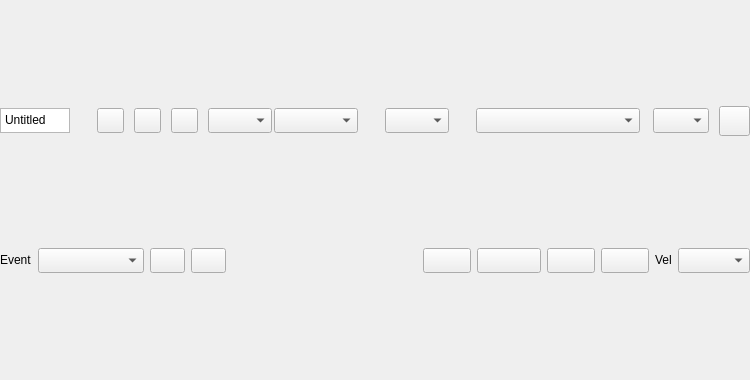
<?xml version="1.0" encoding="UTF-8"?>
<ui version="4.0">
 <class>qseqeditframe</class>
 <widget class="QFrame" name="qseqeditframe">
  <property name="geometry">
   <rect>
    <x>0</x>
    <y>0</y>
    <width>750</width>
    <height>380</height>
   </rect>
  </property>
  <property name="sizePolicy">
   <sizepolicy hsizetype="MinimumExpanding" vsizetype="MinimumExpanding">
    <horstretch>0</horstretch>
    <verstretch>0</verstretch>
   </sizepolicy>
  </property>
  <property name="minimumSize">
   <size>
    <width>750</width>
    <height>300</height>
   </size>
  </property>
  <property name="windowTitle">
   <string>Frame</string>
  </property>
  <property name="frameShape">
   <enum>QFrame::NoFrame</enum>
  </property>
  <property name="frameShadow">
   <enum>QFrame::Plain</enum>
  </property>
  <layout class="QVBoxLayout" name="verticalLayout">
   <property name="spacing">
    <number>6</number>
   </property>
   <property name="leftMargin">
    <number>0</number>
   </property>
   <property name="topMargin">
    <number>0</number>
   </property>
   <property name="rightMargin">
    <number>0</number>
   </property>
   <property name="bottomMargin">
    <number>0</number>
   </property>
   <item>
    <layout class="QHBoxLayout" name="horizontalLayout_12">
     <property name="spacing">
      <number>10</number>
     </property>
     <item>
      <widget class="QTextEdit" name="txtSeqName">
       <property name="sizePolicy">
        <sizepolicy hsizetype="MinimumExpanding" vsizetype="Fixed">
         <horstretch>1</horstretch>
         <verstretch>1</verstretch>
        </sizepolicy>
       </property>
       <property name="minimumSize">
        <size>
         <width>70</width>
         <height>25</height>
        </size>
       </property>
       <property name="maximumSize">
        <size>
         <width>127</width>
         <height>25</height>
        </size>
       </property>
       <property name="sizeIncrement">
        <size>
         <width>1</width>
         <height>0</height>
        </size>
       </property>
       <property name="baseSize">
        <size>
         <width>50</width>
         <height>0</height>
        </size>
       </property>
       <property name="font">
        <font>
         <pointsize>9</pointsize>
        </font>
       </property>
       <property name="focusPolicy">
        <enum>Qt::ClickFocus</enum>
       </property>
       <property name="verticalScrollBarPolicy">
        <enum>Qt::ScrollBarAlwaysOff</enum>
       </property>
       <property name="horizontalScrollBarPolicy">
        <enum>Qt::ScrollBarAlwaysOff</enum>
       </property>
       <property name="sizeAdjustPolicy">
        <enum>QAbstractScrollArea::AdjustToContents</enum>
       </property>
       <property name="lineWrapMode">
        <enum>QTextEdit::NoWrap</enum>
       </property>
       <property name="html">
        <string>&lt;!DOCTYPE HTML PUBLIC &quot;-//W3C//DTD HTML 4.0//EN&quot; &quot;http://www.w3.org/TR/REC-html40/strict.dtd&quot;&gt;
&lt;html&gt;&lt;head&gt;&lt;meta name=&quot;qrichtext&quot; content=&quot;1&quot; /&gt;&lt;style type=&quot;text/css&quot;&gt;
p, li { white-space: pre-wrap; }
&lt;/style&gt;&lt;/head&gt;&lt;body style=&quot; font-family:'WenQuanYi Zen Hei'; font-size:9pt; font-weight:456; font-style:normal;&quot;&gt;
&lt;p style=&quot; margin-top:0px; margin-bottom:0px; margin-left:0px; margin-right:0px; -qt-block-indent:0; text-indent:0px;&quot;&gt;&lt;span style=&quot; font-family:'Droid Sans'; font-weight:400;&quot;&gt;Untitled&lt;/span&gt;&lt;/p&gt;&lt;/body&gt;&lt;/html&gt;</string>
       </property>
       <property name="acceptRichText">
        <bool>false</bool>
       </property>
      </widget>
     </item>
     <item>
      <layout class="QHBoxLayout" name="horizontalLayout_4">
       <item>
        <widget class="QLabel" name="label">
         <property name="maximumSize">
          <size>
           <width>29</width>
           <height>25</height>
          </size>
         </property>
         <property name="text">
          <string/>
         </property>
         <property name="pixmap">
          <pixmap>:/pixmaps/pixmaps/snap.xpm</pixmap>
         </property>
        </widget>
       </item>
       <item>
        <widget class="QPushButton" name="btnUndo">
         <property name="maximumSize">
          <size>
           <width>27</width>
           <height>25</height>
          </size>
         </property>
         <property name="focusPolicy">
          <enum>Qt::NoFocus</enum>
         </property>
         <property name="toolTip">
          <string>Undo.</string>
         </property>
         <property name="text">
          <string/>
         </property>
        </widget>
       </item>
       <item>
        <widget class="QPushButton" name="btnTools">
         <property name="maximumSize">
          <size>
           <width>27</width>
           <height>25</height>
          </size>
         </property>
         <property name="focusPolicy">
          <enum>Qt::NoFocus</enum>
         </property>
         <property name="toolTip">
          <string>Show Tools menu.</string>
         </property>
         <property name="text">
          <string/>
         </property>
        </widget>
       </item>
       <item>
        <widget class="QPushButton" name="btnRedo">
         <property name="maximumSize">
          <size>
           <width>27</width>
           <height>25</height>
          </size>
         </property>
         <property name="focusPolicy">
          <enum>Qt::NoFocus</enum>
         </property>
         <property name="toolTip">
          <string>Redo.</string>
         </property>
         <property name="text">
          <string/>
         </property>
        </widget>
       </item>
       <item>
        <widget class="QComboBox" name="cmbGridSnap">
         <property name="sizePolicy">
          <sizepolicy hsizetype="Maximum" vsizetype="Maximum">
           <horstretch>0</horstretch>
           <verstretch>0</verstretch>
          </sizepolicy>
         </property>
         <property name="minimumSize">
          <size>
           <width>64</width>
           <height>25</height>
          </size>
         </property>
         <property name="maximumSize">
          <size>
           <width>128</width>
           <height>25</height>
          </size>
         </property>
         <property name="focusPolicy">
          <enum>Qt::NoFocus</enum>
         </property>
         <property name="toolTip">
          <string>Selects the desired grid snap for note entry.</string>
         </property>
         <property name="currentIndex">
          <number>-1</number>
         </property>
         <property name="sizeAdjustPolicy">
          <enum>QComboBox::AdjustToContents</enum>
         </property>
        </widget>
       </item>
      </layout>
     </item>
     <item>
      <layout class="QHBoxLayout" name="horizontalLayout_7">
       <item>
        <widget class="QLabel" name="lblNoteLen">
         <property name="maximumSize">
          <size>
           <width>29</width>
           <height>25</height>
          </size>
         </property>
         <property name="text">
          <string/>
         </property>
         <property name="pixmap">
          <pixmap>:/pixmaps/pixmaps/note_length.xpm</pixmap>
         </property>
        </widget>
       </item>
       <item>
        <widget class="QComboBox" name="cmbNoteLen">
         <property name="sizePolicy">
          <sizepolicy hsizetype="Maximum" vsizetype="Maximum">
           <horstretch>0</horstretch>
           <verstretch>0</verstretch>
          </sizepolicy>
         </property>
         <property name="minimumSize">
          <size>
           <width>84</width>
           <height>25</height>
          </size>
         </property>
         <property name="maximumSize">
          <size>
           <width>96</width>
           <height>25</height>
          </size>
         </property>
         <property name="focusPolicy">
          <enum>Qt::NoFocus</enum>
         </property>
         <property name="toolTip">
          <string>Selects the desired note length for note entry.</string>
         </property>
         <property name="statusTip">
          <string/>
         </property>
         <property name="currentIndex">
          <number>-1</number>
         </property>
        </widget>
       </item>
      </layout>
     </item>
     <item>
      <layout class="QHBoxLayout" name="horizontalLayout_9">
       <item>
        <widget class="QLabel" name="label_7">
         <property name="maximumSize">
          <size>
           <width>35</width>
           <height>25</height>
          </size>
         </property>
         <property name="text">
          <string/>
         </property>
         <property name="pixmap">
          <pixmap>:/pixmaps/pixmaps/length.xpm</pixmap>
         </property>
        </widget>
       </item>
       <item>
        <widget class="QComboBox" name="cmbSeqLen">
         <property name="minimumSize">
          <size>
           <width>64</width>
           <height>25</height>
          </size>
         </property>
         <property name="maximumSize">
          <size>
           <width>72</width>
           <height>25</height>
          </size>
         </property>
         <property name="focusPolicy">
          <enum>Qt::NoFocus</enum>
         </property>
         <property name="toolTip">
          <string>Selects the desired pattern/sequence length.</string>
         </property>
         <property name="statusTip">
          <string/>
         </property>
         <property name="currentIndex">
          <number>-1</number>
         </property>
        </widget>
       </item>
      </layout>
     </item>
     <item>
      <layout class="QHBoxLayout" name="horizontalLayout_2">
       <item>
        <widget class="QLabel" name="lblMidiBus">
         <property name="maximumSize">
          <size>
           <width>35</width>
           <height>25</height>
          </size>
         </property>
         <property name="text">
          <string/>
         </property>
         <property name="pixmap">
          <pixmap>:/pixmaps/pixmaps/bus.xpm</pixmap>
         </property>
        </widget>
       </item>
       <item>
        <widget class="QComboBox" name="cmbMidiBus">
         <property name="minimumSize">
          <size>
           <width>164</width>
           <height>25</height>
          </size>
         </property>
         <property name="maximumSize">
          <size>
           <width>172</width>
           <height>25</height>
          </size>
         </property>
         <property name="focusPolicy">
          <enum>Qt::NoFocus</enum>
         </property>
         <property name="toolTip">
          <string>Selects the desired MIDI output buss for this pattern.</string>
         </property>
        </widget>
       </item>
      </layout>
     </item>
     <item>
      <layout class="QHBoxLayout" name="horizontalLayout">
       <item>
        <widget class="QLabel" name="label_8">
         <property name="maximumSize">
          <size>
           <width>17</width>
           <height>25</height>
          </size>
         </property>
         <property name="text">
          <string/>
         </property>
         <property name="pixmap">
          <pixmap>:/pixmaps/pixmaps/midi.xpm</pixmap>
         </property>
        </widget>
       </item>
       <item>
        <widget class="QComboBox" name="cmbMidiChan">
         <property name="minimumSize">
          <size>
           <width>56</width>
           <height>25</height>
          </size>
         </property>
         <property name="maximumSize">
          <size>
           <width>64</width>
           <height>25</height>
          </size>
         </property>
         <property name="focusPolicy">
          <enum>Qt::NoFocus</enum>
         </property>
         <property name="toolTip">
          <string>Selects the desired MIDI output channel for this pattern.</string>
         </property>
         <property name="layoutDirection">
          <enum>Qt::LeftToRight</enum>
         </property>
         <property name="currentIndex">
          <number>-1</number>
         </property>
        </widget>
       </item>
      </layout>
     </item>
     <item>
      <spacer name="horizontalSpacer">
       <property name="orientation">
        <enum>Qt::Horizontal</enum>
       </property>
       <property name="sizeHint" stdset="0">
        <size>
         <width>40</width>
         <height>20</height>
        </size>
       </property>
      </spacer>
     </item>
     <item>
      <widget class="QPushButton" name="btnDrum">
       <property name="maximumSize">
        <size>
         <width>31</width>
         <height>30</height>
        </size>
       </property>
       <property name="focusPolicy">
        <enum>Qt::NoFocus</enum>
       </property>
       <property name="toolTip">
        <string>Open the drum map editor</string>
       </property>
       <property name="statusTip">
        <string>Sets the drum mode of entry, which enters short notes.</string>
       </property>
       <property name="text">
        <string/>
       </property>
      </widget>
     </item>
    </layout>
   </item>
   <item>
    <layout class="QVBoxLayout" name="vbox_centre"/>
   </item>
   <item>
    <layout class="QHBoxLayout" name="horizontalLayout_15">
     <property name="sizeConstraint">
      <enum>QLayout::SetNoConstraint</enum>
     </property>
     <item>
      <layout class="QHBoxLayout" name="horizontalLayout_13">
       <item>
        <widget class="QLabel" name="lblEventSelect">
         <property name="sizePolicy">
          <sizepolicy hsizetype="Fixed" vsizetype="Fixed">
           <horstretch>0</horstretch>
           <verstretch>0</verstretch>
          </sizepolicy>
         </property>
         <property name="baseSize">
          <size>
           <width>30</width>
           <height>25</height>
          </size>
         </property>
         <property name="text">
          <string>Event</string>
         </property>
        </widget>
       </item>
       <item>
        <widget class="QComboBox" name="cmbEventSelect">
         <property name="sizePolicy">
          <sizepolicy hsizetype="Expanding" vsizetype="Fixed">
           <horstretch>0</horstretch>
           <verstretch>0</verstretch>
          </sizepolicy>
         </property>
         <property name="maximumSize">
          <size>
           <width>106</width>
           <height>25</height>
          </size>
         </property>
         <property name="focusPolicy">
          <enum>Qt::NoFocus</enum>
         </property>
         <property name="toolTip">
          <string>Selects the event to show in the data panel.</string>
         </property>
         <property name="currentText">
          <string/>
         </property>
         <property name="currentIndex">
          <number>-1</number>
         </property>
        </widget>
       </item>
       <item>
        <widget class="QPushButton" name="btnZoomOut">
         <property name="maximumSize">
          <size>
           <width>35</width>
           <height>25</height>
          </size>
         </property>
         <property name="focusPolicy">
          <enum>Qt::NoFocus</enum>
         </property>
         <property name="toolTip">
          <string>Zoom out.</string>
         </property>
         <property name="text">
          <string/>
         </property>
        </widget>
       </item>
       <item>
        <widget class="QPushButton" name="btnZoomIn">
         <property name="maximumSize">
          <size>
           <width>35</width>
           <height>25</height>
          </size>
         </property>
         <property name="focusPolicy">
          <enum>Qt::NoFocus</enum>
         </property>
         <property name="toolTip">
          <string>Zoom in.</string>
         </property>
         <property name="text">
          <string/>
         </property>
        </widget>
       </item>
       <item>
        <spacer name="horizontalSpacer_3">
         <property name="orientation">
          <enum>Qt::Horizontal</enum>
         </property>
         <property name="sizeHint" stdset="0">
          <size>
           <width>40</width>
           <height>20</height>
          </size>
         </property>
        </spacer>
       </item>
       <item>
        <layout class="QHBoxLayout" name="horizontalLayout_17">
         <item>
          <widget class="QPushButton" name="btnPlay">
           <property name="minimumSize">
            <size>
             <width>48</width>
             <height>25</height>
            </size>
           </property>
           <property name="maximumSize">
            <size>
             <width>56</width>
             <height>25</height>
            </size>
           </property>
           <property name="focusPolicy">
            <enum>Qt::NoFocus</enum>
           </property>
           <property name="toolTip">
            <string>Play.  Unmutes the pattern.</string>
           </property>
           <property name="text">
            <string/>
           </property>
           <property name="iconSize">
            <size>
             <width>36</width>
             <height>15</height>
            </size>
           </property>
           <property name="checkable">
            <bool>true</bool>
           </property>
          </widget>
         </item>
         <item>
          <widget class="QPushButton" name="btnThru">
           <property name="minimumSize">
            <size>
             <width>64</width>
             <height>25</height>
            </size>
           </property>
           <property name="maximumSize">
            <size>
             <width>84</width>
             <height>25</height>
            </size>
           </property>
           <property name="focusPolicy">
            <enum>Qt::NoFocus</enum>
           </property>
           <property name="toolTip">
            <string>Thru.  Incoming MIDI passes through to the output.</string>
           </property>
           <property name="text">
            <string/>
           </property>
           <property name="iconSize">
            <size>
             <width>63</width>
             <height>24</height>
            </size>
           </property>
           <property name="checkable">
            <bool>true</bool>
           </property>
          </widget>
         </item>
         <item>
          <widget class="QPushButton" name="btnRec">
           <property name="minimumSize">
            <size>
             <width>48</width>
             <height>25</height>
            </size>
           </property>
           <property name="maximumSize">
            <size>
             <width>56</width>
             <height>25</height>
            </size>
           </property>
           <property name="focusPolicy">
            <enum>Qt::NoFocus</enum>
           </property>
           <property name="statusTip">
            <string>Record.  Incoming MIDI is recorded.</string>
           </property>
           <property name="text">
            <string/>
           </property>
           <property name="iconSize">
            <size>
             <width>39</width>
             <height>24</height>
            </size>
           </property>
           <property name="checkable">
            <bool>true</bool>
           </property>
          </widget>
         </item>
         <item>
          <widget class="QPushButton" name="btnQRec">
           <property name="minimumSize">
            <size>
             <width>48</width>
             <height>25</height>
            </size>
           </property>
           <property name="maximumSize">
            <size>
             <width>48</width>
             <height>25</height>
            </size>
           </property>
           <property name="focusPolicy">
            <enum>Qt::NoFocus</enum>
           </property>
           <property name="toolTip">
            <string>Quantized record.</string>
           </property>
           <property name="text">
            <string/>
           </property>
           <property name="iconSize">
            <size>
             <width>36</width>
             <height>24</height>
            </size>
           </property>
           <property name="checkable">
            <bool>true</bool>
           </property>
          </widget>
         </item>
        </layout>
       </item>
      </layout>
     </item>
     <item>
      <layout class="QHBoxLayout" name="horizontalLayout_3">
       <property name="sizeConstraint">
        <enum>QLayout::SetDefaultConstraint</enum>
       </property>
       <item>
        <widget class="QLabel" name="lblRecVol">
         <property name="sizePolicy">
          <sizepolicy hsizetype="Fixed" vsizetype="Fixed">
           <horstretch>0</horstretch>
           <verstretch>0</verstretch>
          </sizepolicy>
         </property>
         <property name="baseSize">
          <size>
           <width>30</width>
           <height>25</height>
          </size>
         </property>
         <property name="text">
          <string>Vel</string>
         </property>
        </widget>
       </item>
       <item>
        <widget class="QComboBox" name="cmbRecVol">
         <property name="maximumSize">
          <size>
           <width>75</width>
           <height>25</height>
          </size>
         </property>
         <property name="focusPolicy">
          <enum>Qt::NoFocus</enum>
         </property>
         <property name="toolTip">
          <string>Selects the recording velocity or the free mode, where incoming velocity is preserved.</string>
         </property>
         <property name="currentIndex">
          <number>-1</number>
         </property>
        </widget>
       </item>
      </layout>
     </item>
    </layout>
   </item>
  </layout>
 </widget>
 <resources/>
 <connections/>
</ui>
